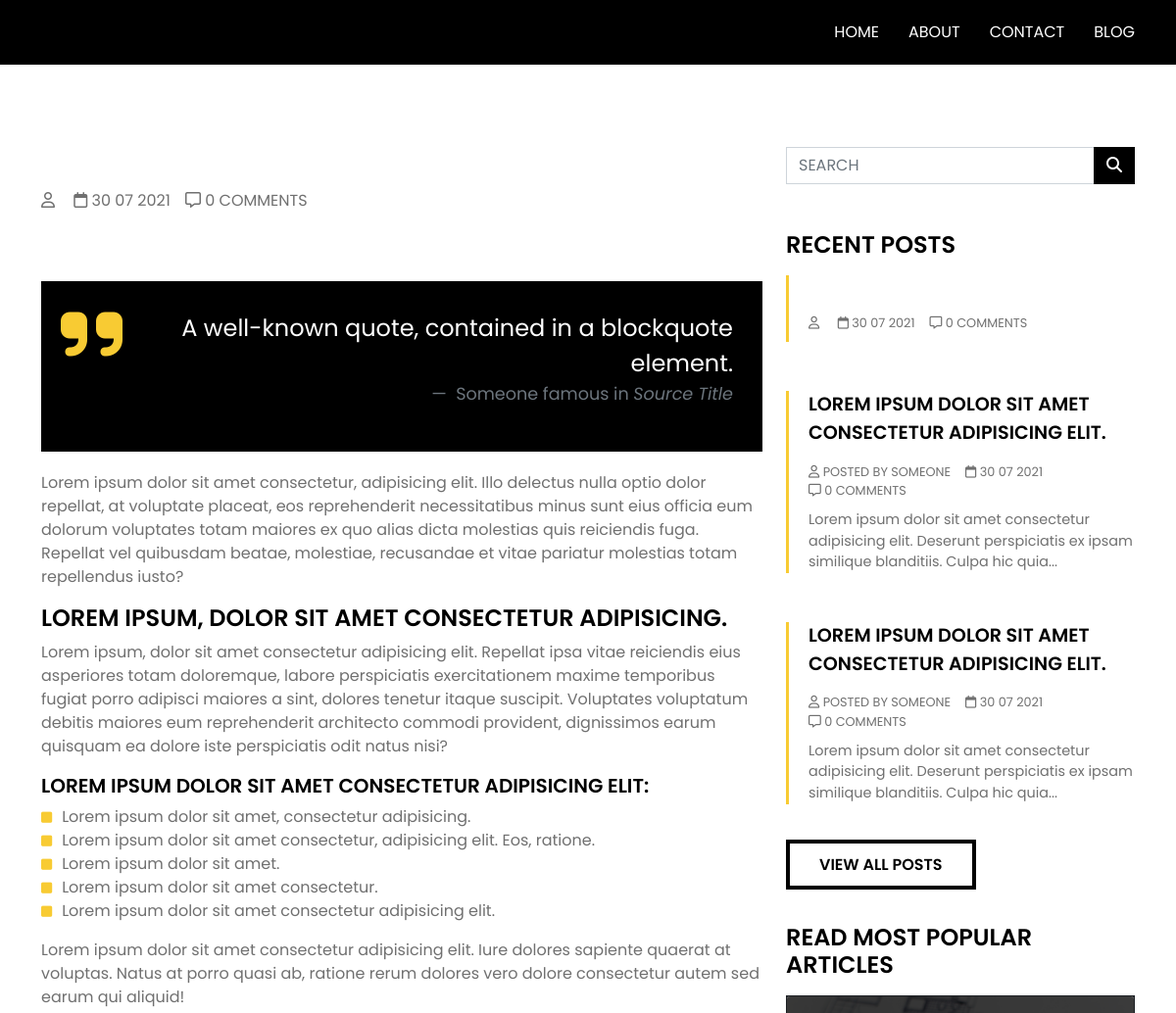
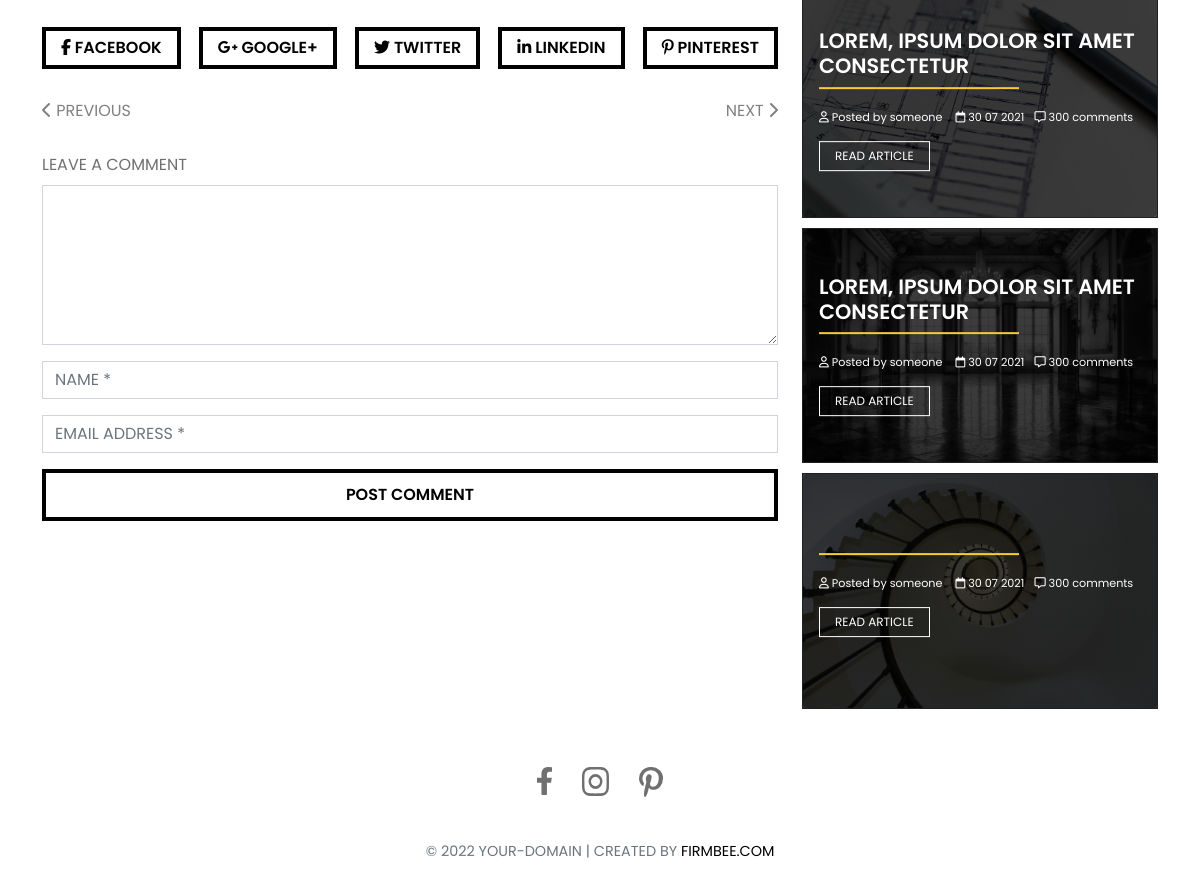
/single-post/7, run on an earlier commit of the app's database (2 pictures, top to bottom).
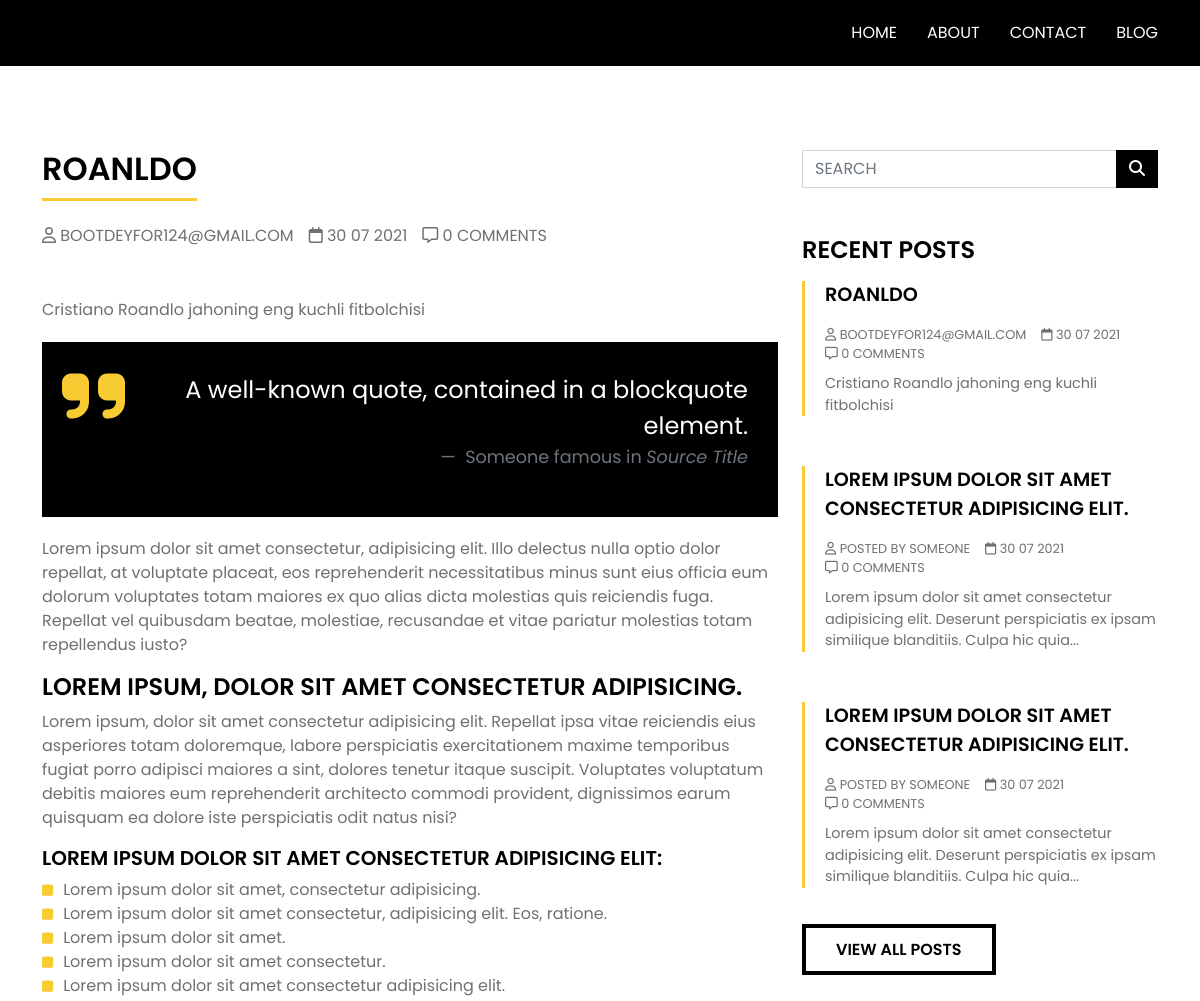
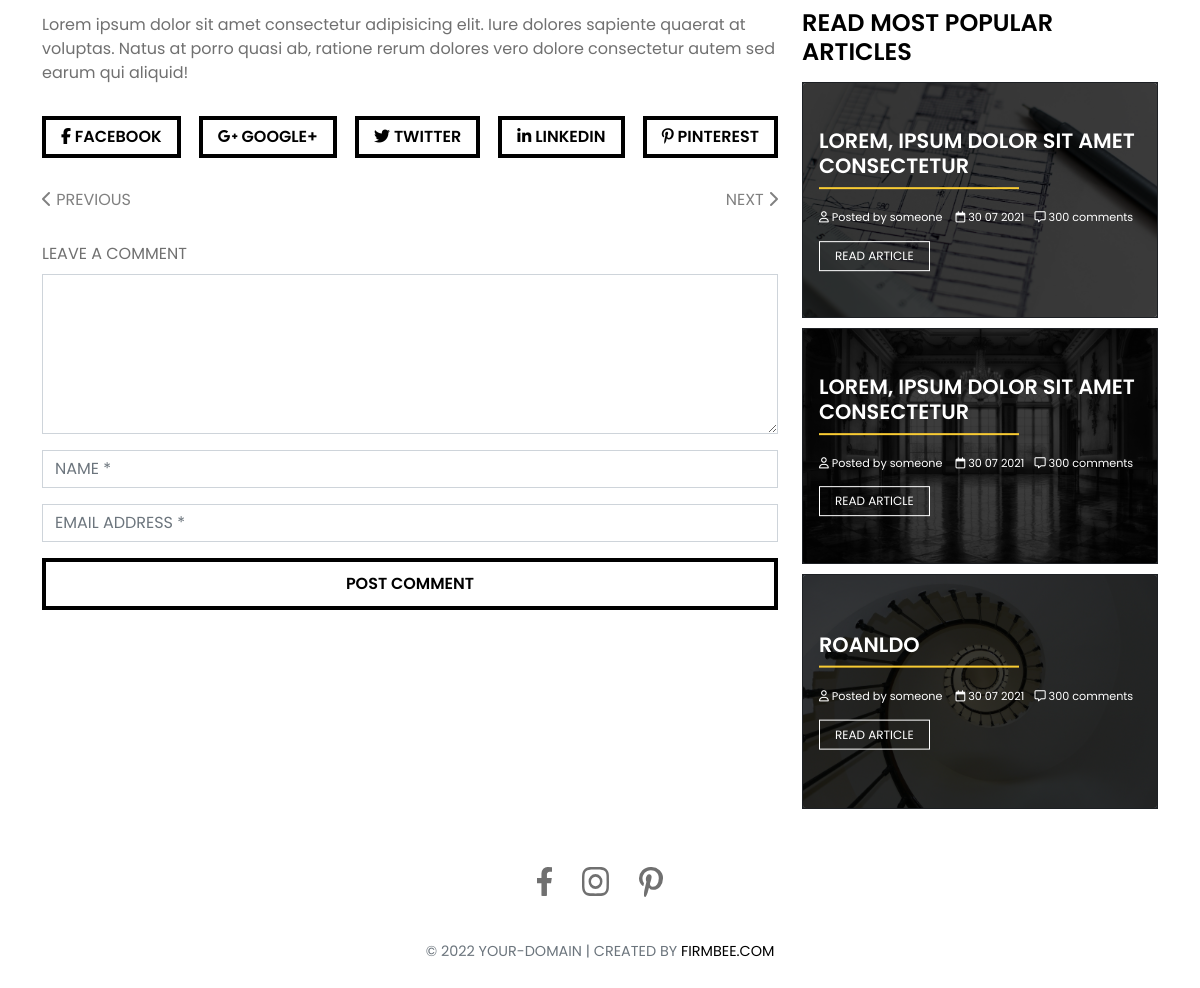
And on a later commit of the database (2 pictures, top to bottom).
### app/models.py (models this page shows)
class Product(models.Model):
    img = models.ImageField(upload_to='product/')
    title = models.CharField(max_length=155)
    price = models.FloatField()
    text = models.TextField()
    category = models.ForeignKey('app.Category', on_delete=models.CASCADE)
    user = models.ForeignKey('app.User', on_delete=CASCADE)

class User(AbstractUser):
    email = models.EmailField(unique=True)
    username = models.CharField(max_length=155, unique=False)
    phone_number = models.CharField(max_length=13, validators=[integer_validator])
    USERNAME_FIELD = 'email'
    REQUIRED_FIELDS = []
    objects = UserManager()

### app/views.py (the view)
# urls.py: path('single-post/<int:product_id>', single_post,name='single-post'),
def single_post(request, product_id):
    product = Product.objects.filter(id=product_id).first()
    context = {
        'product': product
    }
    return render(request, 'app/single-post.html', context)

### templates/app/single-post.html (shortened to what the changed rows need)
{% load static %}
<!DOCTYPE html>
<html lang="pl">
<head>
    <link href="https://cdn.jsdelivr.net/npm/bootstrap@5.1.0/dist/css/bootstrap.min.css" rel="stylesheet">
    <link rel="stylesheet" href="{% static 'css/main.css' %}">
</head>
<body data-bs-spy="scroll" data-bs-target="#navbar-example" data-bs-offset="82">
      <main>
        <div class="container">
          <div class="row mainmargin">
            <div class="single-post col-md-8">
              <h2 class="underscore">{{ product.title }}</h2>
              <div class="post-meta">
                <span><i class="far fa-user"></i> {{ product.user }}</span><span><i class="far fa-calendar"></i> 30 07 2021</span><span><i class="far fa-comment-alt"></i> 0 comments</span>
              </div>
              <p>{{ product.text }}</p>
              <figure class="quote text-end">
                <blockquote class="blockquote">
                </blockquote>
                <figcaption class="blockquote-footer">
                </figcaption>
              </figure>
              <p>Lorem ipsum dolor sit amet consectetur, adipisicing elit. Illo delectus nulla optio dolor repellat, at voluptate placeat, eos reprehenderit necessitatibus minus sunt eius officia eum dolorum voluptates totam maiores ex quo alias dicta molestias quis reiciendis fuga. Repellat vel quibusdam beatae, molestiae, recusandae et vitae pariatur molestias totam repellendus iusto?</p>
              <h4>Lorem ipsum, dolor sit amet consectetur adipisicing.</h4>
              <p>Lorem ipsum, dolor sit amet consectetur adipisicing elit. Repellat ipsa vitae reiciendis eius asperiores totam doloremque, labore perspiciatis exercitationem maxime temporibus fugiat porro adipisci maiores a sint, dolores tenetur itaque suscipit. Voluptates voluptatum debitis maiores eum reprehenderit architecto commodi provident, dignissimos earum quisquam ea dolore iste perspiciatis odit natus nisi?</p>
              <h5>Lorem ipsum dolor sit amet consectetur adipisicing elit:</h5>
              <ul class="list-in-text">
                <li>Lorem ipsum dolor sit amet, consectetur adipisicing. </li>
                <li>Lorem ipsum dolor sit amet consectetur, adipisicing elit. Eos, ratione.</li>
                <li>Lorem ipsum dolor sit amet.</li>
                <li>Lorem ipsum dolor sit amet consectetur.</li>
                <li>Lorem ipsum dolor sit amet consectetur adipisicing elit.</li>
              </ul>
              <p>Lorem ipsum dolor sit amet consectetur adipisicing elit. Iure dolores sapiente quaerat at voluptas. Natus at porro quasi ab, ratione rerum dolores vero dolore consectetur autem sed earum qui aliquid!</p>
              <div class="share">
                <a class="main-button" href=""><i class="fab fa-facebook-f"></i> FACEBOOK</a>
                <a class="main-button" href=""> <i class="fab fa-google-plus-g"></i> GOOGLE+</a>
                <a class="main-button" href=""><i class="fab fa-twitter"></i> TWITTER</a>
                <a class="main-button" href=""><i class="fab fa-linkedin-in"></i> LINKEDIN</a>
                <a class="main-button" href=""><i class="fab fa-pinterest-p"></i> PINTEREST</a>
              </div>
              <div class="navigation">
                <a class="prew"><i class="fas fa-chevron-left"></i> PREVIOUS</a>
                <a class="next">NEXT <i class="fas fa-chevron-right"></i></a>
              </div>
              <form id="commentForm">
                <div class="mb-3">
                </div>
                <div class="mb-3">
                </div>
                <div class="mb-3">
                </div>
                <div class="d-grid">
                </div>
              </form>
            </div>
            <div class="sidebar col-md-4">
              <div class="recent-posts pt-5">
                <div class="post-item">
                  <a href="{% url 'single-post' product.id %}" class="post-title">{{ product.title }}</a>
                  <div class="post-meta">
                    <span><i class="far fa-user"></i> {{ product.user }}</span><span><i class="far fa-calendar"></i> 30 07 2021</span><span><i class="far fa-comment-alt"></i> 0 comments</span>
                  </div>
                  <p class="post-content">{{ product.text }}</p>
                </div>
                <div class="popular pt-5">
                  <div class="card bg-dark text-white">
                    <div class="card-img-overlay p-3">
                      <div class="text-overlay">
                      <h5 class="card-title text-uppercase">{{ product.title }}</h5>
                      <div class="line"></div>
                      <div class="card-text article-meta">
                        <span><i class="far fa-user"></i> Posted by someone </span><span><i class="far fa-calendar"></i> 30 07 2021</span><span><i class="far fa-comment-alt"></i> 300 comments</span>
                      </div>
                      <button class="card-button">Read article</button>
                      </div>
                    </div>
                  </div>
                </div>
            </div>
            </div>
          </div>
        </div>
      </main>
</body>
</html>

What changed in the data, as far as the page shows it:
added Product: title "ROANLDO", user "BOOTDEYFOR124@GMAIL.COM", text "Cristiano Roandlo jahoning eng kuchli fitbolchisi"
